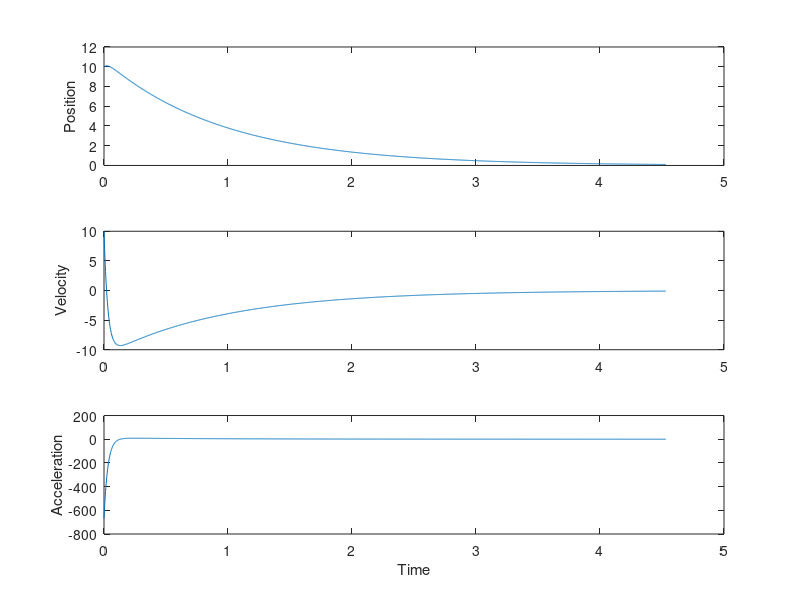

MATLAB code to generate this figure:
% A box attached to a spring is released from rest at position x=10.  
% When the position of the box is less than 0.1m and the speed is less than
% 0.2m/s, the simulation stops.  
%
% The acceleration term in function MassSpringEqn is calculated using the
% spring force term, k*x, and a viscous damping term, B*x_dot.  The dynamic 
% equation is given by:
%
%  x_dot_dot = (-k*x - B*x_dot)/m
%
% This is a second order ordinary differential equation (ODE).  This must
% be changed to a first order differential equation.  Let:
%
%  x(1) = x
%
% Then 
%
%  d(x(1)/dt = x_dot.  
% 
% Let 
%
%  x(2) = x_dot
%
% Then
%
%  d(x(2))/dt = x_dot_dot 
%             = (-k*x - B*x_dot)/m
%             = (-k*x - B*x(1))/m
%
% So the set of first order differential equations are (note dx(1) means d(x(1))/dt):
%  
%  dx(1) = x(2)
%  dx(2) = (-k*x - B*x(1))/m
%
% This is what we are solving with the ODE solver.

% To run the simulation:
% Method 1) go to Debug and click on Run 
% Method 2) hit F5 
% Method 3) go to workspace and type the name of the main function (i.e.
% Sim182)

% Debugging
% Go to workspace to see error messages


function Sim182

close all;  % close all figures
clear all;  % clear all variables in workspace
clc;        % clear screen in workspace

m = 3;      % mass [kg]
k = 100;     % spring constant [N/m]
B = 100;      % damping coefficient [N/(m/s)]


ICs = [10 10];   % initial condition into the ODE solver:  [initial_position initial_velocity]

% options of the ODE solver: 
%   "MaxStep" is the maximum time step [s]
%   "Events" is the event that triggers termination of the simulation
%       The function "MassSpringEvents" is called at each time step by the ODE
%       solver
options = odeset('MaxStep', 0.01,'Events',@MassSpringEvents);
% ode45 is the variable time step ODE solver used to solve the dynamic
% equation.
%   t = nx1 [s]
%        where n is the number time step the ode solver uses
%   x = nx2
%       where x(n,1) is the position [m] over time
%       and x(n,2) is the velocity [m/s] over time
%   TE, YE, IE = don't need it .... but see Matlab HELP if you want the details
%   
%   ode45(@<Function describing dynamic equations>, [<Start Time> <End
%   Time>], <Initial Conditions>, options, <All the other variables you
%   need to pass to your dynamic equations>);
%
%   Note, the ode45 will run only as long as the time space (10 seconds in
%   this case), but the trigger, specified under "options", is used to terminate the solution
%   prematurely.

[t,x,TE,YE,IE] = ode45(@MassSpringEqn,[0 10], ICs, options, m, k, B);

% Plotting graphs

% figure; % show a free figure
% plot(t,x(:,1)); %plot(time,values) 
% xlabel('Time');
% ylabel('Position');
% title('Position of Mass');

% figure;
% plot(t,x(:,2));
% xlabel('Time');
% ylabel('Velocity');
% title('Velocity of Mass');

% figure;
% plot(t,(-k*x(:,1) - B*x(:,2))/m);  % Note that the ODE solver only returns 
%                                    % position and velocity.  To show acceleration, 
%                                    % it must re-evaluated from the position and
%                                    % velocity data.
% xlabel('Time');
% ylabel('Acceleration');
% title('Acceleration of Mass');


figure;
subplot(3,1,1); % sub-divide the figure window into 3 rows, 1 column, plots on the first section
plot(t,x(:,1));
ylabel('Position')

subplot(3,1,2); % sub-divide the figure window into 3 rows, 1 column, plots on the second section
plot(t,x(:,2));
ylabel('Velocity')

subplot(3,1,3); % sub-divide the figure window into 3 rows, 1 column, plots on the third section
plot(t,(-k*x(:,1) - B*x(:,2))/m);
xlabel('Time');
ylabel('Acceleration');


      
% --------------------------------------------------------------
function dx = MassSpringEqn(t,x, m, k, B)
% This function describes your dynamic equations as first order ODE's (see Intro).

dx = zeros(2,1);              % Create a column vector of 2 elements, each with zeros
dx(1) = x(2);                 % Velocity
dx(2) = (-k*x(1) - B*x(2))/m; % Acceleration


% --------------------------------------------------------------
function [Value,IsTerminal,Direction] = MassSpringEvents(t,x, m, k, B) 
% This function describes the conditions under which the ODE solver is
% terminated prematurely 

IsTerminal = 1;  % Leave as 1
Direction = 0;   % Leave as 0
Value = 1;       % When "Value" = 0, the simulation will terminate

% These are the conditions for which the simulation will terminate

if (abs(x(1)) < 0.1)     % If the magnitude of the position < 0.1
    if (abs(x(2)) < 0.2) % and the speed < 0.2 then
       Value = 0;        % terminate the simulation.
   end
end

